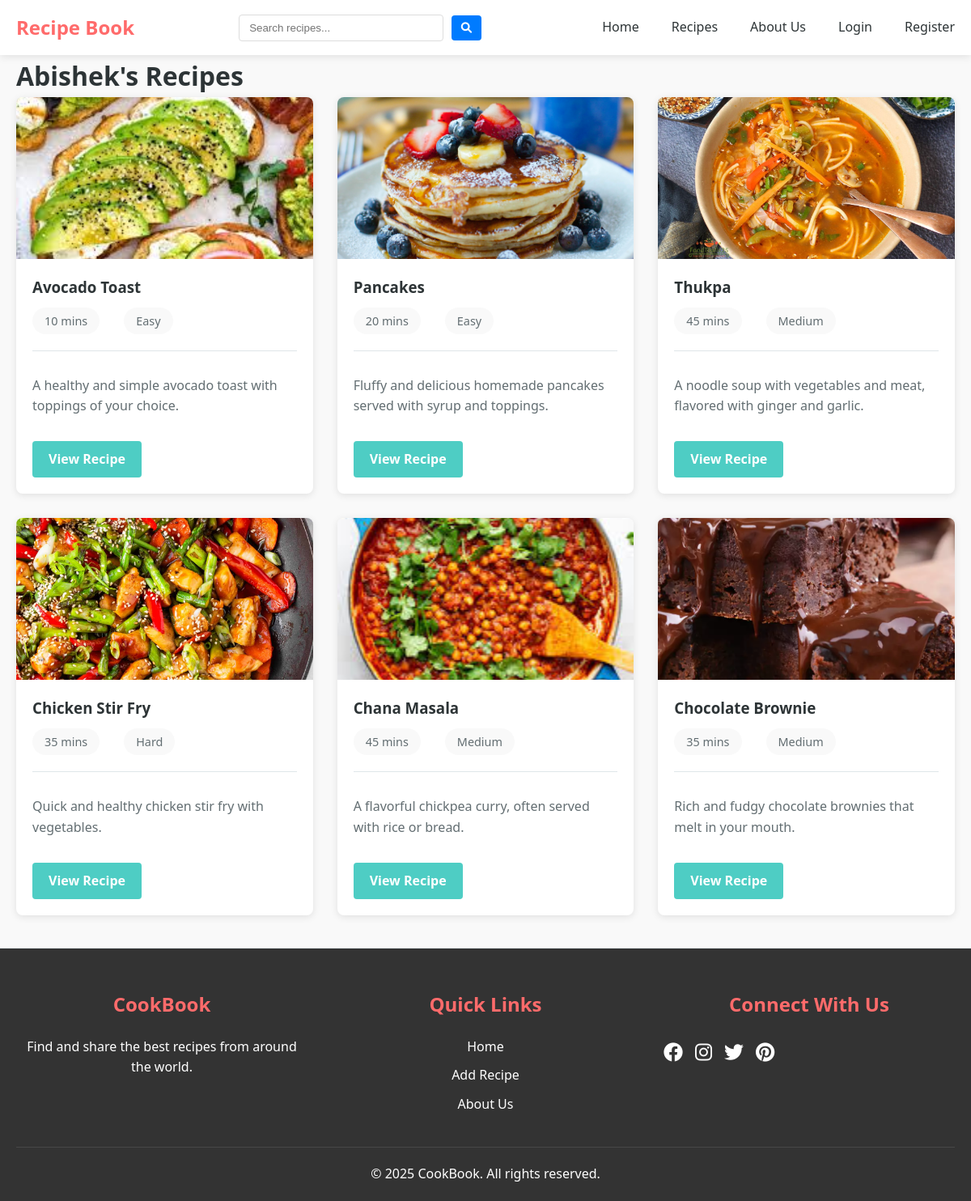
The app's page /user/Abishek/recipes/ with its own data.
### recipes/models.py (models this page shows, shortened)
class Recipe(models.Model):
    DIFFICULTY_CHOICES = [
        ('easy', 'Easy'),
        ('medium', 'Medium'),
        ('hard', 'Hard'),
    ]
    title = models.CharField(max_length=200)
    description = models.TextField()
    ingredients = models.TextField()
    instructions = models.TextField()
    cooking_time = models.IntegerField(help_text="Cooking time in minutes")
    servings = models.IntegerField()
    difficulty = models.CharField(max_length=10, choices=DIFFICULTY_CHOICES)
    image = models.ImageField(upload_to='recipe_images/', blank=True, null=True)
    category = models.ForeignKey(Category, on_delete=models.SET_NULL, null=True)
    author = models.ForeignKey(User, on_delete=models.CASCADE)
    created_at = models.DateTimeField(auto_now_add=True)
    updated_at = models.DateTimeField(auto_now=True)

### recipes/views.py (the view)
# urls.py: path('user/<str:username>/recipes/', views.user_recipes, name='user_recipes'),
def user_recipes(request, username):
    from django.contrib.auth.models import User
    user = get_object_or_404(User, username=username)
    recipes = Recipe.objects.filter(author=user)
    return render(request, 'recipes/user_recipes.html', {
        'recipes': recipes,
        'profile_user': user
    })

### templates/recipes/user_recipes.html (shortened to what this page needs)
{% extends 'base.html' %}
{% block content %}
<div class="user-recipes-page">
    <h1>{{ profile_user.username }}'s Recipes</h1>
    <div class="recipe-grid">
        {% for recipe in recipes %}
            <div class="recipe-card">
                <div class="recipe-image">
                    {% if recipe.image %}
                        <img src="{{ recipe.image.url }}" alt="{{ recipe.title }}">
                    {% else %}
                        <div class="no-image">No Image</div>
                    {% endif %}
                </div>
                <div class="recipe-info">
                    <h3>{{ recipe.title }}</h3>
                    <p class="recipe-meta">
                        <span>{{ recipe.cooking_time }} mins</span>
                        <span>{{ recipe.difficulty|title }}</span>
                    </p>
                    <p class="recipe-description">{{ recipe.description|truncatechars:100 }}</p>
                    <a href="{% url 'recipe_detail' recipe.id %}" class="btn btn-secondary">View Recipe</a>
                </div>
            </div>
        {% empty %}
            <p class="no-results">This user hasn't shared any recipes yet.</p>
        {% endfor %}
    </div>
</div>
{% endblock %}

### static/css/styles.css (style rules this page uses)
:root { --primary-color: #ff6b6b; --secondary-color: #4ecdc4; --accent-color: #ffd166; --text-color: #2d3436; --light-text: #636e72; --background-color: #ffffff; --light-background: #f9f9f9; --border-color: #dfe6e9; --success-color: #55efc4; --danger-color: #ff7675; --shadow: 0 2px 10px rgba(0, 0, 0, 0.1); }
* { margin: 0; padding: 0; box-sizing: border-box; }
body { font-family: "Segoe UI", Tahoma, Geneva, Verdana, sans-serif; color: var(--text-color); line-height: 1.6; background-color: var(--light-background); }
a { text-decoration: none; color: var(--primary-color); transition: color 0.3s ease; }
img { max-width: 100%; height: auto; }
.btn { display: inline-block; padding: 10px 20px; border-radius: 4px; font-weight: 600; cursor: pointer; transition: all 0.3s ease; border: none; text-align: center; }
.btn-secondary { background-color: var(--secondary-color); color: white; }
.recipe-grid { display: grid; grid-template-columns: repeat(auto-fill, minmax(300px, 1fr)); gap: 30px; }
.recipe-card { background-color: var(--background-color); border-radius: 8px; overflow: hidden; box-shadow: var(--shadow); transition: transform 0.3s ease; }
.recipe-image { height: 200px; overflow: hidden; }
.recipe-image img { width: 100%; height: 100%; object-fit: cover; transition: transform 0.3s ease; }
.recipe-info { padding: 20px; }
.recipe-info h3 { margin-bottom: 10px; color: var(--text-color); }
.recipe-meta { display: flex; margin-bottom: 10px; color: var(--light-text); font-size: 0.9rem; }
.recipe-meta span { margin-right: 15px; }
.recipe-description { margin-bottom: 15px; color: var(--light-text); }
.recipe-meta { display: flex; flex-wrap: wrap; gap: 15px; margin-bottom: 30px; padding-bottom: 20px; border-bottom: 1px solid var(--border-color); }
.recipe-meta span { background-color: var(--light-background); padding: 5px 15px; border-radius: 20px; font-size: 0.9rem; }
.recipe-description, .recipe-instructions, .recipe-ingredients { margin-bottom: 30px; }

### records on screen
Recipe: image (picture), title "Avocado Toast", cooking_time "10", difficulty "Easy", description "A healthy and simple avocado toast with toppings of your choice."
Recipe: image (picture), title "Pancakes", cooking_time "20", difficulty "Easy", description "Fluffy and delicious homemade pancakes served with syrup and toppings."
Recipe: image (picture), title "Thukpa", cooking_time "45", difficulty "Medium", description "A noodle soup with vegetables and meat, flavored with ginger and garlic."
Recipe: image (picture), title "Chicken Stir Fry", cooking_time "35", difficulty "Hard", description "Quick and healthy chicken stir fry with vegetables."
Recipe: image (picture), title "Chana Masala", cooking_time "45", difficulty "Medium", description "A flavorful chickpea curry, often served with rice or bread."
Recipe: image (picture), title "Chocolate Brownie", cooking_time "35", difficulty "Medium", description "Rich and fudgy chocolate brownies that melt in your mouth."

### other values on screen
{{ profile_user.username }} "Abishek"
